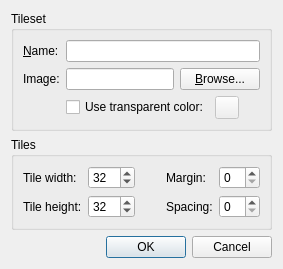
<?xml version="1.0" encoding="UTF-8"?>
<ui version="4.0">
 <class>NewTilesetDialog</class>
 <widget class="QDialog" name="NewTilesetDialog">
  <property name="windowTitle">
   <string>New Tileset</string>
  </property>
  <layout class="QGridLayout" name="gridLayout_3">
   <item row="0" column="0">
    <widget class="QGroupBox" name="groupBox_2">
     <property name="title">
      <string>Tileset</string>
     </property>
     <layout class="QGridLayout" name="gridLayout_2">
      <item row="0" column="0">
       <widget class="QLabel" name="label">
        <property name="text">
         <string>&amp;Name:</string>
        </property>
        <property name="buddy">
         <cstring>name</cstring>
        </property>
       </widget>
      </item>
      <item row="0" column="1" colspan="2">
       <widget class="QLineEdit" name="name"/>
      </item>
      <item row="1" column="0">
       <widget class="QLabel" name="label_2">
        <property name="text">
         <string>Image:</string>
        </property>
       </widget>
      </item>
      <item row="1" column="1">
       <widget class="QLineEdit" name="image"/>
      </item>
      <item row="1" column="2">
       <widget class="QPushButton" name="browseButton">
        <property name="text">
         <string>&amp;Browse...</string>
        </property>
       </widget>
      </item>
      <item row="2" column="1" colspan="2">
       <layout class="QHBoxLayout" name="horizontalLayout">
        <item>
         <widget class="QCheckBox" name="useTransparentColor">
          <property name="text">
           <string>Use transparent color:</string>
          </property>
         </widget>
        </item>
        <item>
         <widget class="Tiled::Internal::ColorButton" name="colorButton">
          <property name="enabled">
           <bool>false</bool>
          </property>
         </widget>
        </item>
        <item>
         <spacer name="horizontalSpacer_2">
          <property name="orientation">
           <enum>Qt::Horizontal</enum>
          </property>
          <property name="sizeHint" stdset="0">
           <size>
            <width>0</width>
            <height>0</height>
           </size>
          </property>
         </spacer>
        </item>
       </layout>
      </item>
     </layout>
    </widget>
   </item>
   <item row="1" column="0">
    <widget class="QGroupBox" name="groupBox">
     <property name="title">
      <string>Tiles</string>
     </property>
     <layout class="QGridLayout" name="gridLayout">
      <item row="0" column="0">
       <widget class="QLabel" name="label_3">
        <property name="text">
         <string>Tile width:</string>
        </property>
       </widget>
      </item>
      <item row="0" column="1">
       <widget class="QSpinBox" name="tileWidth">
        <property name="enabled">
         <bool>true</bool>
        </property>
        <property name="minimum">
         <number>1</number>
        </property>
        <property name="maximum">
         <number>999</number>
        </property>
        <property name="value">
         <number>32</number>
        </property>
       </widget>
      </item>
      <item row="0" column="3">
       <widget class="QLabel" name="label_5">
        <property name="text">
         <string>Margin:</string>
        </property>
       </widget>
      </item>
      <item row="0" column="4">
       <widget class="QSpinBox" name="margin">
        <property name="minimum">
         <number>0</number>
        </property>
        <property name="maximum">
         <number>99</number>
        </property>
        <property name="value">
         <number>0</number>
        </property>
       </widget>
      </item>
      <item row="1" column="0">
       <widget class="QLabel" name="label_4">
        <property name="text">
         <string>Tile height:</string>
        </property>
       </widget>
      </item>
      <item row="1" column="1">
       <widget class="QSpinBox" name="tileHeight">
        <property name="minimum">
         <number>1</number>
        </property>
        <property name="maximum">
         <number>999</number>
        </property>
        <property name="value">
         <number>32</number>
        </property>
       </widget>
      </item>
      <item row="1" column="3">
       <widget class="QLabel" name="label_6">
        <property name="text">
         <string>Spacing:</string>
        </property>
       </widget>
      </item>
      <item row="1" column="4">
       <widget class="QSpinBox" name="spacing">
        <property name="minimum">
         <number>0</number>
        </property>
        <property name="maximum">
         <number>99</number>
        </property>
        <property name="value">
         <number>0</number>
        </property>
       </widget>
      </item>
      <item row="0" column="2">
       <spacer name="horizontalSpacer">
        <property name="orientation">
         <enum>Qt::Horizontal</enum>
        </property>
        <property name="sizeType">
         <enum>QSizePolicy::MinimumExpanding</enum>
        </property>
        <property name="sizeHint" stdset="0">
         <size>
          <width>20</width>
          <height>20</height>
         </size>
        </property>
       </spacer>
      </item>
     </layout>
    </widget>
   </item>
   <item row="2" column="0">
    <spacer name="verticalSpacer">
     <property name="orientation">
      <enum>Qt::Vertical</enum>
     </property>
     <property name="sizeHint" stdset="0">
      <size>
       <width>20</width>
       <height>0</height>
      </size>
     </property>
    </spacer>
   </item>
   <item row="3" column="0">
    <widget class="QDialogButtonBox" name="buttonBox">
     <property name="orientation">
      <enum>Qt::Horizontal</enum>
     </property>
     <property name="standardButtons">
      <set>QDialogButtonBox::Cancel|QDialogButtonBox::Ok</set>
     </property>
    </widget>
   </item>
  </layout>
 </widget>
 <customwidgets>
  <customwidget>
   <class>Tiled::Internal::ColorButton</class>
   <extends>QToolButton</extends>
   <header>colorbutton.h</header>
  </customwidget>
 </customwidgets>
 <resources/>
 <connections>
  <connection>
   <sender>buttonBox</sender>
   <signal>accepted()</signal>
   <receiver>NewTilesetDialog</receiver>
   <slot>tryAccept()</slot>
   <hints>
    <hint type="sourcelabel">
     <x>248</x>
     <y>254</y>
    </hint>
    <hint type="destinationlabel">
     <x>157</x>
     <y>274</y>
    </hint>
   </hints>
  </connection>
  <connection>
   <sender>buttonBox</sender>
   <signal>rejected()</signal>
   <receiver>NewTilesetDialog</receiver>
   <slot>reject()</slot>
   <hints>
    <hint type="sourcelabel">
     <x>316</x>
     <y>260</y>
    </hint>
    <hint type="destinationlabel">
     <x>286</x>
     <y>274</y>
    </hint>
   </hints>
  </connection>
  <connection>
   <sender>useTransparentColor</sender>
   <signal>toggled(bool)</signal>
   <receiver>colorButton</receiver>
   <slot>setEnabled(bool)</slot>
   <hints>
    <hint type="sourcelabel">
     <x>221</x>
     <y>117</y>
    </hint>
    <hint type="destinationlabel">
     <x>249</x>
     <y>117</y>
    </hint>
   </hints>
  </connection>
 </connections>
 <slots>
  <slot>tryAccept()</slot>
 </slots>
</ui>
